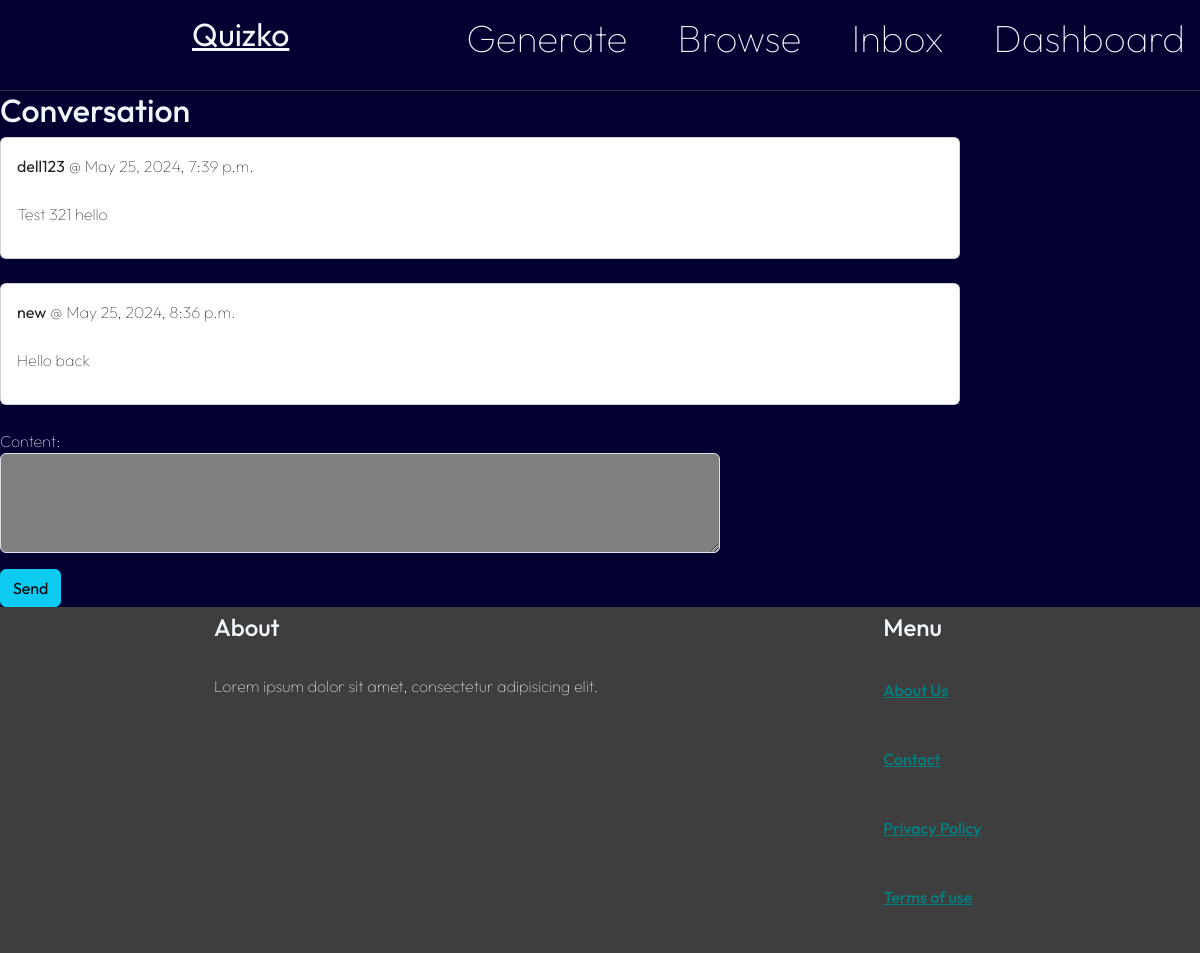
The page /inbox/2/ (signed in) on the database its author committed.
### conversation/models.py (models this page shows)
class ConversationMessage(models.Model):
  conversation = models.ForeignKey(Conversation, related_name='messages', on_delete=models.CASCADE)
  content = models.TextField()
  created_at = models.DateTimeField(auto_now_add=True)
  created_by = models.ForeignKey(User, related_name='created_messages', on_delete=models.CASCADE)

### conversation/views.py (the view)
# urls.py: path('<int:pk>/', views.detail, name='detail'),
@login_required
def detail(request, pk):
   conversation = Conversation.objects.filter(members__in=[request.user.id]).get(pk=pk)
   if request.method == 'POST':
      form = conversationMessageForm(request.POST)
      if form.is_valid():
         conversation_message = form.save(commit=False)
         conversation_message.conversation = conversation
         conversation_message.created_by = request.user
         conversation_message.save()
         conversation.save()
         return redirect('conversation:detail', pk=pk)
   else:
         form=conversationMessageForm()
   return render(request, 'conversation/detail.html', {
      'conversation' : conversation,
      'form' : form
   })

### conversation/forms.py
class conversationMessageForm(forms.ModelForm):
    class Meta:
        model = ConversationMessage
        fields = ('content',)
        widgets = {
            'content': forms.Textarea(attrs={
                'class': 'form-control',
                'placegolder' : 'Leave a comment here',
                'style' : 'height:100px;width: 60%;background:grey;'
            })
        }

### conversation/templates/conversation/detail.html (shortened to what this page needs)
{% extends 'core/base.html'%}
{% load static %}
{% block content %}
<link rel="stylesheet" href ="{% static 'homestyles.css'%}">
<div class="contactSection">
    <h2 class="contactTitle">Conversation</h2>
</div>
<div class="space-y-6">
   {% for message in conversation.messages.all %}
    <div class="p-6 flex bg-grey-100 rounded-xl">
        <div class="card" style="width: 80%;">
            <div class="card-body">
                <p class="mb-4"><strong>{{ message.created_by.username }}</strong> @ {{ message.created_at }}</p>
                <p> {{ message.content }} </p>
            </div>
          </div>
    <br>
  {% endfor %}
</div>
<form method="post" action=".">
    {{ form.as_p}}
    <button type="submit" class="btn btn-info">Send</button>
</form>
{% endblock %}

### Core/static/base1.css (style rules this page uses)
* { font-family: 'Outfit', sans-serif; }
p { padding-left: 0; }
body { display: flex; flex-direction: column; min-height: 100vh; margin: 0; }

### Core/static/homestyles.css (style rules this page uses)
* { margin: 0; padding: 0; list-style: none; text-decoration: none; transition: 0.3s; }
body { background-color: #010030; font-family: 'Outfit', sans-serif; font-weight: 100; color: aliceblue; margin: 0; padding: 0; }

### rows shown on the page
ConversationMessage: created_by.username "dell123", created_at "May 25, 2024, 7:39 p.m.", content "Test 321 hello"
ConversationMessage: created_by.username "new", created_at "May 25, 2024, 8:36 p.m.", content "Hello back"
